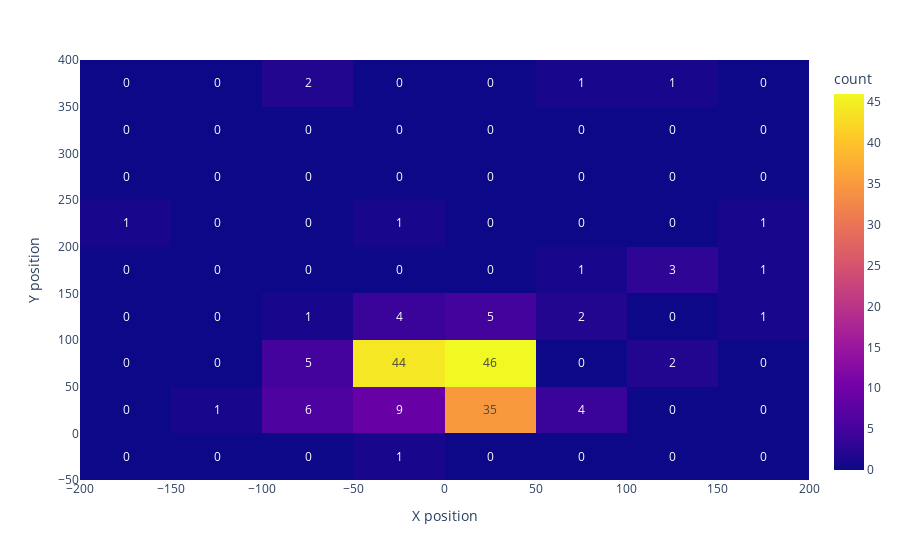

Here is the notebook cell this chart was saved with:
### Code cell
df = pd.DataFrame(ball_final_pos_np[:, :2], columns=["X position", "Y position"])

fig = px.density_heatmap(df, x="X position", y="Y position", text_auto=True)
fig.show()

### Figure 1 — Plotly figure (JSON) as saved in the notebook; plotly's stock layout.template omitted (floating-point values rounded to 4 significant figures; data arrays with more than 128 entries replaced by an {"elided": "..."} marker saying what was removed)
{"data": [{"coloraxis": "coloraxis", "hovertemplate": "X position=%{x}<br>Y position=%{y}<br>count=%{z}<extra></extra>", "name": "", "texttemplate": "%{z}", "type": "histogram2d", "x": {"elided": "178 float values"}, "xaxis": "x", "xbingroup": "x", "y": {"elided": "178 float values"}, "yaxis": "y", "ybingroup": "y"}], "layout": {"coloraxis": {"colorbar": {"title": {"text": "count"}}, "colorscale": [[0, "#0d0887"], [0.1111, "#46039f"], [0.2222, "#7201a8"], [0.3333, "#9c179e"], [0.4444, "#bd3786"], [0.5556, "#d8576b"], [0.6667, "#ed7953"], [0.7778, "#fb9f3a"], [0.8889, "#fdca26"], [1, "#f0f921"]]}, "legend": {"tracegroupgap": 0}, "margin": {"t": 60}, "xaxis": {"anchor": "y", "domain": [0, 1], "title": {"text": "X position"}}, "yaxis": {"anchor": "x", "domain": [0, 1], "title": {"text": "Y position"}}}}
